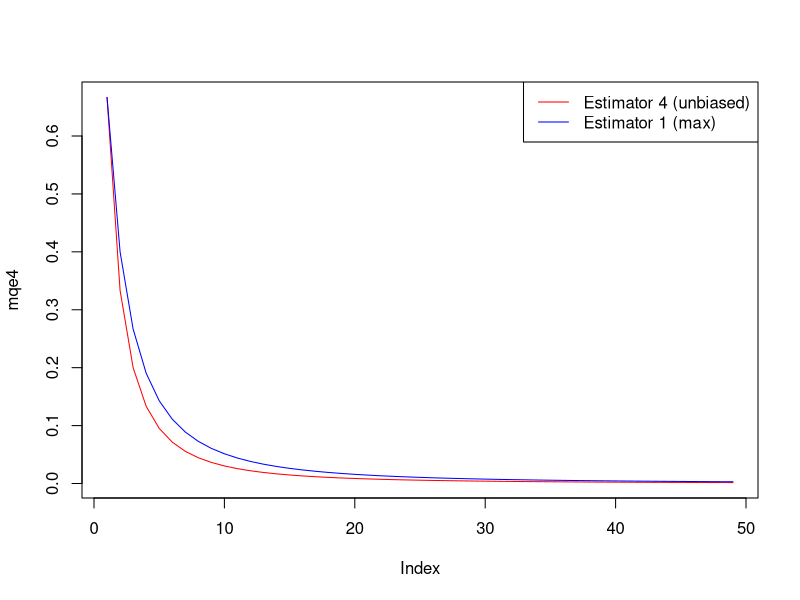

The R source for this figure:
## ---- chunk 1
theta <- 2 # assumed true value of the parameter
# MQE or Variance of the estimators
mqe1 <- 2 * theta^2 / ((2:50 + 1) * (2:50 + 2))
mqe4 <- theta^2 / (2:50 * (2:50 + 1))
plot(mqe4, type = "l", col = "red")
lines(mqe1, col = "blue")
legend("topright",
       legend = c("Estimator 4 (unbiased)", "Estimator 1 (max)"),
       col = c("red", "blue"), lty = 1)
